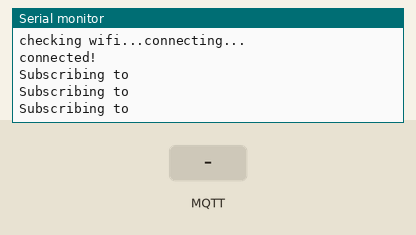
The sketch below on a simulated ESP32. Parts: the last lines printed to the serial monitor. The test bench sets the inputs (shaded band). WiFi joins after 1.5 s; servers stay silent unless stated; no MQTT or app messages arrive unless stated; not simulated (calls return 0 or success): wifi-credentials.h, aws-credentials.h.

Above: at 3.2 s.
3.3 s: MQTT message "1" arrives on the first subscribed topic
At 4.5 s:
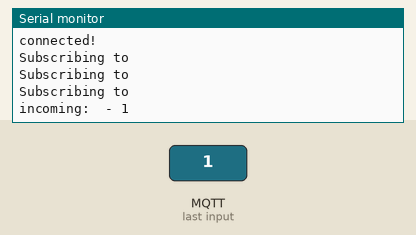
4.8 s: MQTT message "on" arrives on the first subscribed topic
At 5.6 s:
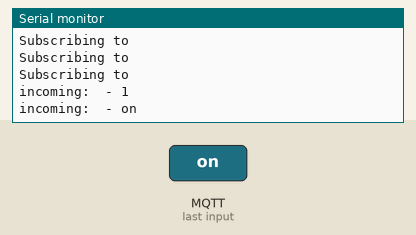
6.3 s: MQTT message "off" arrives on the first subscribed topic
At 6.9 s:
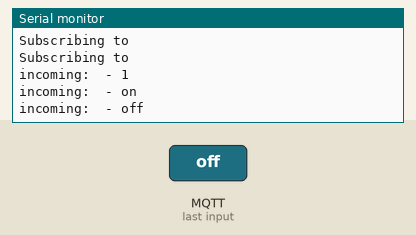

Measured:
- after the input at 3.3 s, the serial monitor: prints a new line at once (image 1)
- after the input at 4.8 s, the serial monitor: prints a new line at once (image 2)
- after the input at 6.3 s, the serial monitor: prints a new line at once (image 3)

The sketch:

140-esp32-arduino-mqtt-connect-to-aws-iot.ino
```cpp
// This example uses an ESP32 Development Board
// to connect to shiftr.io.
//
// You can check on your device after a successful
// connection here: https://shiftr.io/try.
//
// by Joël Gähwiler
// https://github.com/256dpi/arduino-mqtt

// Modified by Brian Sidebotham <brian.sidebotham@gmail.com>
// Changes:
// - Allow connectivity to AWS IoT as part of the aws-iot-esp32-mqtt-tutorial

#include <WiFiClientSecure.h>
#include <MQTT.h>

#include "wifi-credentials.h"
#include "aws-credentials.h"

const char wifi_ssid[] = WIFI_SSID;
const char wifi_password[] = WIFI_PASSWORD;

const char aws_iot_endpoint[] = AWS_IOT_ENDPOINT;
const int aws_iot_port = 8883;
const char aws_thing_name[] = "ESP32Example";

const char* AWS_ROOT_CA = R"RAWTEXT(-----BEGIN CERTIFICATE-----
MIIDQTCCAimgAwIBAgITBmyfz5m/jAo54vB4ikPmljZbyjANBgkqhkiG9w0BAQsF
ADA5MQswCQYDVQQGEwJVUzEPMA0GA1UEChMGQW1hem9uMRkwFwYDVQQDExBBbWF6
b24gUm9vdCBDQSAxMB4XDTE1MDUyNjAwMDAwMFoXDTM4MDExNzAwMDAwMFowOTEL
MAkGA1UEBhMCVVMxDzANBgNVBAoTBkFtYXpvbjEZMBcGA1UEAxMQQW1hem9uIFJv
b3QgQ0EgMTCCASIwDQYJKoZIhvcNAQEBBQADggEPADCCAQoCggEBALJ4gHHKeNXj
ca9HgFB0fW7Y14h29Jlo91ghYPl0hAEvrAIthtOgQ3pOsqTQNroBvo3bSMgHFzZM
9O6II8c+6zf1tRn4SWiw3te5djgdYZ6k/oI2peVKVuRF4fn9tBb6dNqcmzU5L/qw
IFAGbHrQgLKm+a/sRxmPUDgH3KKHOVj4utWp+UhnMJbulHheb4mjUcAwhmahRWa6
VOujw5H5SNz/0egwLX0tdHA114gk957EWW67c4cX8jJGKLhD+rcdqsq08p8kDi1L
93FcXmn/6pUCyziKrlA4b9v7LWIbxcceVOF34GfID5yHI9Y/QCB/IIDEgEw+OyQm
jgSubJrIqg0CAwEAAaNCMEAwDwYDVR0TAQH/BAUwAwEB/zAOBgNVHQ8BAf8EBAMC
AYYwHQYDVR0OBBYEFIQYzIU07LwMlJQuCFmcx7IQTgoIMA0GCSqGSIb3DQEBCwUA
A4IBAQCY8jdaQZChGsV2USggNiMOruYou6r4lK5IpDB/G/wkjUu0yKGX9rbxenDI
U5PMCCjjmCXPI6T53iHTfIUJrU6adTrCC2qJeHZERxhlbI1Bjjt/msv0tadQ1wUs
N+gDS63pYaACbvXy8MWy7Vu33PqUXHeeE6V/Uq2V8viTO96LXFvKWlJbYK8U90vv
o/ufQJVtMVT8QtPHRh8jrdkPSHCa2XV4cdFyQzR1bldZwgJcJmApzyMZFo6IQ6XU
5MsI+yMRQ+hDKXJioaldXgjUkK642M4UwtBV8ob2xJNDd2ZhwLnoQdeXeGADbkpy
rqXRfboQnoZsG4q5WTP468SQvvG5
-----END CERTIFICATE-----
)RAWTEXT";


WiFiClientSecure net;
MQTTClient client(512);

unsigned long lastMillis = 0;

void handleTLSError() {
  char errorBuffer[100];

  if( net.lastError(errorBuffer, sizeof(errorBuffer)) != 0) {
    Serial.print("TLS Error: ");
    Serial.println(errorBuffer);
  }
}

void handleError() {
  Serial.print("MQTT Client Error: ");
  Serial.println(client.lastError());

  handleTLSError();
}

void connect() {


  Serial.print("checking wifi...");
  while (WiFi.status() != WL_CONNECTED) {
    delay(1000);
  }

  Serial.println("connecting...");
  while (!client.connect(aws_thing_name)) {
    handleError();
    delay(1000);
  }

  Serial.println("connected!");

  Serial.println("Subscribing to " AWS_IOT_TOPIC_SHADOW_UPDATE);

  if( !client.subscribe(AWS_IOT_TOPIC_SHADOW_UPDATE, 1) ) {
    Serial.println("Failed to subscribe to " AWS_IOT_TOPIC_SHADOW_UPDATE);
  }

  Serial.println("Subscribing to " AWS_IOT_TOPIC_SHADOW_UPDATE_ACCEPTED);

  if( !client.subscribe(AWS_IOT_TOPIC_SHADOW_UPDATE_ACCEPTED, 1) ) {
    Serial.println("Failed to subscribe to " AWS_IOT_TOPIC_SHADOW_UPDATE_ACCEPTED);
  }

  Serial.println("Subscribing to " AWS_IOT_TOPIC_SHADOW_UPDATE_REJECTED);

  if( !client.subscribe(AWS_IOT_TOPIC_SHADOW_UPDATE_REJECTED, 1) ) {
    Serial.println("Failed to subscribe to " AWS_IOT_TOPIC_SHADOW_UPDATE_REJECTED);
  }

}

void messageReceived(String &topic, String &payload) {
  Serial.println("incoming: " + topic + " - " + payload);

  // Note: Do not use the client in the callback to publish, subscribe or
  // unsubscribe as it may cause deadlocks when other things arrive while
  // sending and receiving acknowledgments. Instead, change a global variable,
  // or push to a queue and handle it in the loop after calling `client.loop()`.
}

void setup() {
  Serial.begin(115200);
  WiFi.begin(wifi_ssid, wifi_password);

  // Setup the certificates for MQTT connection auth
  Serial.println("Setting AWS Root CA");
  net.setCACert(AWS_ROOT_CA);
  handleTLSError();

  Serial.println("Setting Thing Certificate");
  net.setCertificate(AWS_THING_CERT);
  handleTLSError();

  Serial.println("Setting the Thing Private Key");
  net.setPrivateKey(AWS_PRIVATE_KEY);
  handleTLSError();

  // Note: Local domain names (e.g. "Computer.local" on OSX) are not supported
  // by Arduino. You need to set the IP address directly.
  //
  // MQTT brokers usually use port 8883 for secure connections.
  Serial.printf("Beginning MQTT Client %s:%u\n", aws_iot_endpoint, aws_iot_port);
  client.begin(aws_iot_endpoint, aws_iot_port, net);
  client.onMessage(messageReceived);

  connect();
}

void loop() {
  client.loop();
  delay(10);  // <- fixes some issues with WiFi stability

  // publish a message roughly every second.
  if (millis() - lastMillis > 10000) {
    lastMillis = millis();
    if (!client.connected()) {
      handleError();
      connect();
    }
    Serial.println("Publishing State...");
    if( !client.publish(AWS_IOT_TOPIC_SHADOW_UPDATE, R"JSON({
        "state": {
              "reported": {
                  "color": "red",
                  "power": "on"
              }
        }
    }
    )JSON", false, 1)) {
        Serial.printf("Failed to publish state\n");
        handleError();
    }
  }
}
```
